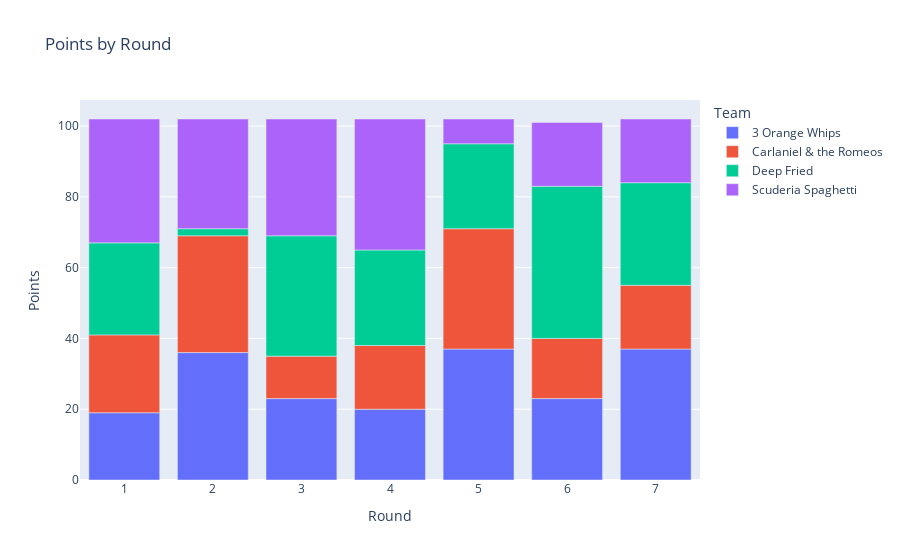

The cell this chart's notebook holds for it:
### Code cell
px.bar(x='Round', y='Points', color='Team', 
       data_frame=pts_per_round,
      title='Points by Round')

### Figure 1 — Plotly figure (JSON) as saved in the notebook; plotly's stock layout.template omitted (floating-point values rounded to 4 significant figures)
{"data": [{"alignmentgroup": "True", "hovertemplate": "Team=3 Orange Whips<br>Round=%{x}<br>Points=%{y}<extra></extra>", "legendgroup": "3 Orange Whips", "marker": {"color": "#636efa"}, "name": "3 Orange Whips", "offsetgroup": "3 Orange Whips", "orientation": "v", "showlegend": true, "textposition": "auto", "type": "bar", "x": [1, 2, 3, 4, 5, 6, 7], "xaxis": "x", "y": [19, 36, 23, 20, 37, 23, 37], "yaxis": "y"}, {"alignmentgroup": "True", "hovertemplate": "Team=Carlaniel & the Romeos<br>Round=%{x}<br>Points=%{y}<extra></extra>", "legendgroup": "Carlaniel & the Romeos", "marker": {"color": "#EF553B"}, "name": "Carlaniel & the Romeos", "offsetgroup": "Carlaniel & the Romeos", "orientation": "v", "showlegend": true, "textposition": "auto", "type": "bar", "x": [1, 2, 3, 4, 5, 6, 7], "xaxis": "x", "y": [22, 33, 12, 18, 34, 17, 18], "yaxis": "y"}, {"alignmentgroup": "True", "hovertemplate": "Team=Deep Fried<br>Round=%{x}<br>Points=%{y}<extra></extra>", "legendgroup": "Deep Fried", "marker": {"color": "#00cc96"}, "name": "Deep Fried", "offsetgroup": "Deep Fried", "orientation": "v", "showlegend": true, "textposition": "auto", "type": "bar", "x": [1, 2, 3, 4, 5, 6, 7], "xaxis": "x", "y": [26, 2, 34, 27, 24, 43, 29], "yaxis": "y"}, {"alignmentgroup": "True", "hovertemplate": "Team=Scuderia Spaghetti<br>Round=%{x}<br>Points=%{y}<extra></extra>", "legendgroup": "Scuderia Spaghetti", "marker": {"color": "#ab63fa"}, "name": "Scuderia Spaghetti", "offsetgroup": "Scuderia Spaghetti", "orientation": "v", "showlegend": true, "textposition": "auto", "type": "bar", "x": [1, 2, 3, 4, 5, 6, 7], "xaxis": "x", "y": [35, 31, 33, 37, 7, 18, 18], "yaxis": "y"}], "layout": {"barmode": "relative", "legend": {"title": {"text": "Team"}, "tracegroupgap": 0}, "title": {"text": "Points by Round"}, "xaxis": {"anchor": "y", "domain": [0, 1], "title": {"text": "Round"}}, "yaxis": {"anchor": "x", "domain": [0, 1], "title": {"text": "Points"}}}}
